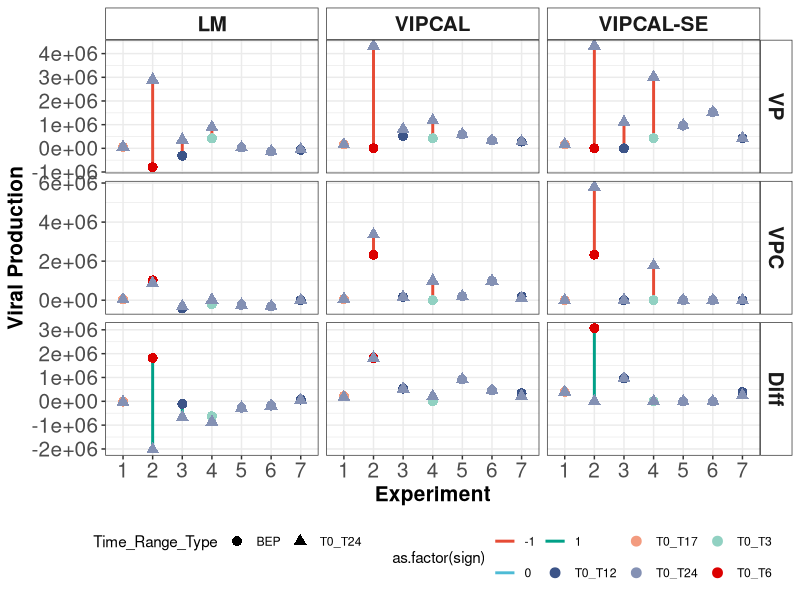
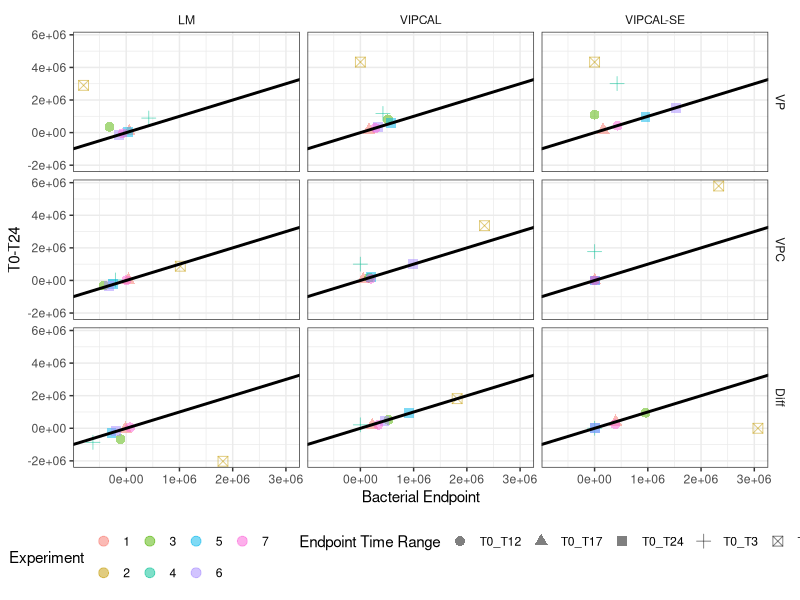

These charts were generated, in order, by the following R code:
## ---- chunk 1
library(readr)
library(tidyverse)
library(ggsci)

## ---- chunk 2
bep_df <- read_csv("./V5000/vp_calc_bp.csv") #This dataframe only has the endpoint time ranges
summary
#We'll add a column to flag this data as the endpoint data
bep_df$Time_Range_Type <- "BEP"
#We will add T0-T24 time range to this dataframe

all_df <- read_csv("./V5000/vp_calc_all.csv")


bep_df<- rbind(bep_df, all_df %>% filter(Time_Range == 'T0_T24')
               %>% mutate(Time_Range_Type = 'T0_T24'))
unique(bep_df$Time_Range_Type)
unique(bep_df$VP_Type)

## ---- chunk 3
vpcl_se_df <- bep_df %>% filter(
                                Population == 'c_Viruses',
                                VP_Type %in% c("LM_AP",
                                             "VPCL_AR_Diff_No_SE",
                                             "VPCL_AR_Diff_LMER_SE")) %>%
  mutate(VP = replace_na(VP, 0))  %>%
  arrange(Location, Depth, Expt_No, Population, 
          Sample_Type, VP_Type, Time_Range_Type)
vpcl_se_df$Sample_Type <- factor(vpcl_se_df$Sample_Type,
                                 levels = c('VP', 'VPC', 'Diff'))

vpcl_se_df$VP_Type <- factor(vpcl_se_df$VP_Type,
                                 levels = c('LM_AP', 'VPCL_AR_Diff_No_SE', 'VPCL_AR_Diff_LMER_SE'),
                             label = c("LM", "VIPCAL", "VIPCAL-SE"))


bep_time_ranges<- vpcl_se_df %>% 
  filter(Time_Range_Type == 'BEP') %>%
  select(Expt_No, Time_Range) %>%
  unique()




gs_df1 <- vpcl_se_df %>%
  select(-c(VP_SE, VP_R_Squared, Location, Depth, Population)) %>%
  ungroup()%>%
  pivot_wider(id_cols = !Time_Range,
              names_from = Time_Range_Type,
              values_from = VP)%>%
  rowwise() %>%
  mutate(start = min(BEP, T0_T24),
         end = max(BEP, T0_T24),
         sign = sign(BEP-T0_T24)) 

  gs_df1<- merge(gs_df1, bep_time_ranges)

  

gs_df2<- vpcl_se_df %>%
  select(-c(VP_SE, VP_R_Squared)) %>%
  # mutate(Time_Range_Type2 = Time_Range_Type)%>%
  group_by(Location, 
           Depth, VP_Type,
           Population, Sample_Type) 


ggplot(data = gs_df2 ,
       aes(x = as.factor(Expt_No),
           y = VP))+
  geom_segment(data = gs_df1,
               aes(x = as.factor(Expt_No),
                   xend = as.factor(Expt_No),
                   y = start,
                   yend = end,
                   color = as.factor(sign)),
               linewidth = 1)+
  geom_point(aes(color = Time_Range,
                 shape = Time_Range_Type),
             size = 3) +
  scale_color_npg()+
  theme_bw()+
  theme(#legend.position = 'none'
        )+
  facet_grid(Sample_Type ~ VP_Type,
             scales = 'free')+
  theme(strip.background = element_rect(fill = NA),
        legend.position = 'bottom',
        axis.text = element_text(size = 15),
        axis.title = element_text(size = 15,
                                  face = 'bold'),
        strip.text = element_text(size = 15,
                                  face = 'bold'))+
  labs(x = 'Experiment',
       y = 'Viral Production')



## ---- chunk 4

ggplot(data = gs_df1,
       aes(x = BEP,
           y = T0_T24,
           color = as.factor(Expt_No),
           shape = Time_Range))+
  geom_point(size = 3,
             alpha = 0.5)+
  geom_abline(slope =1,
              linewidth  =1)+
  theme_bw()+
  facet_grid(Sample_Type ~ VP_Type,
             scales = 'fixed')+
  theme(strip.background = element_rect(color = NA,
                                        fill = NA),
        legend.position = 'bottom')+
  labs(x = 'Bacterial Endpoint',
       y = 'T0-T24')+
  guides(color = guide_legend('Experiment'),
         shape = guide_legend('Endpoint Time Range'))
